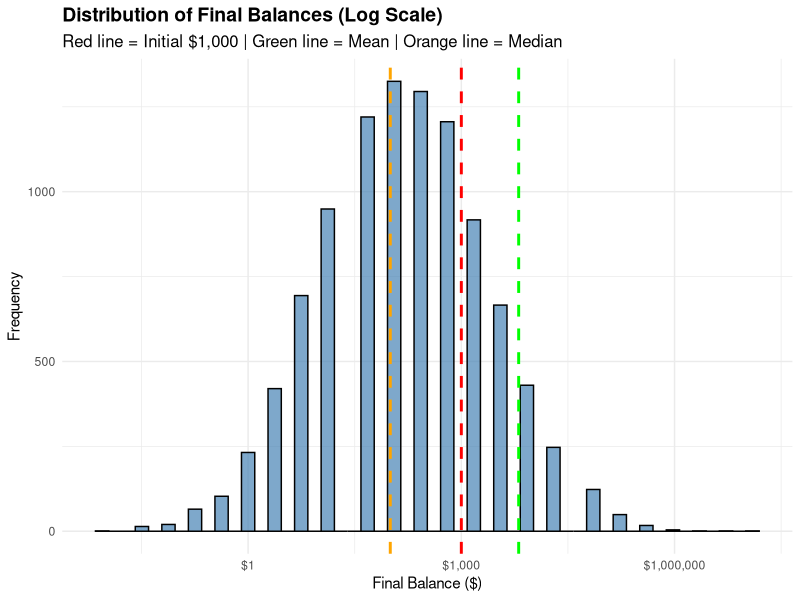
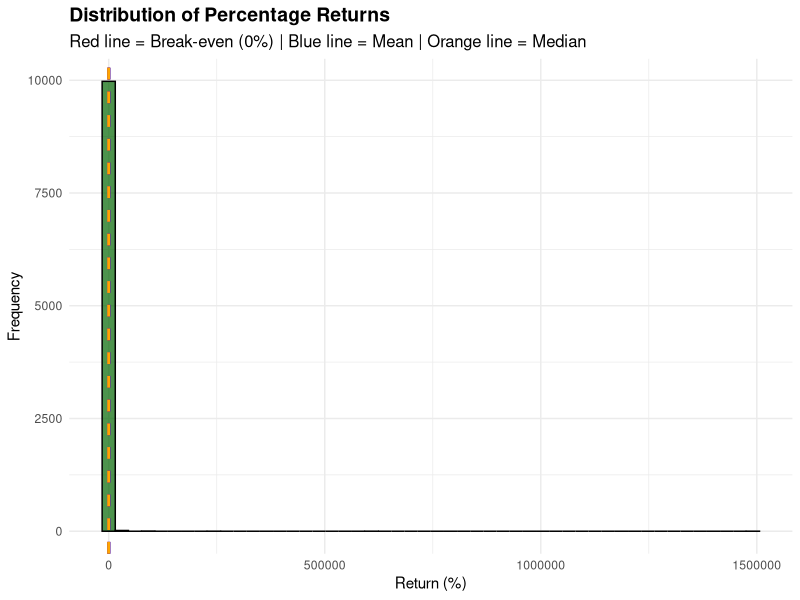
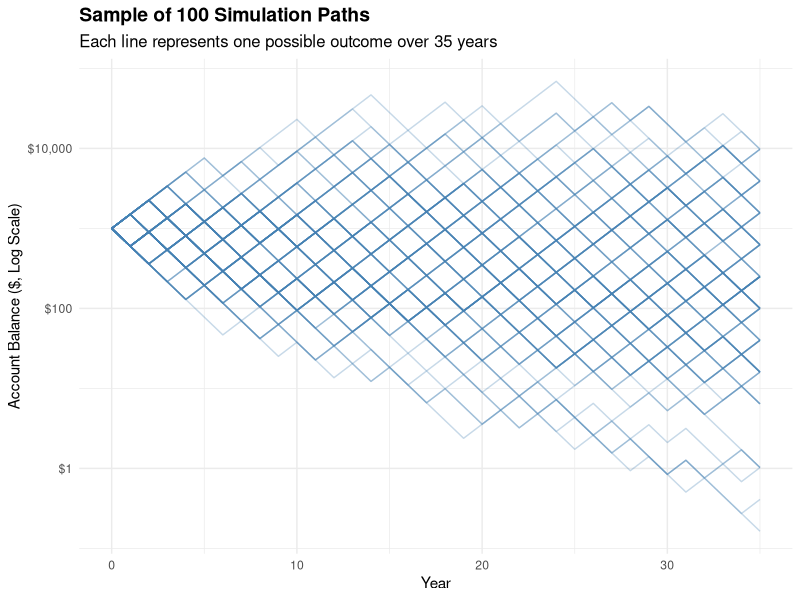

These figures' R source, in order:
## ---- chunk 1
#| label: complete-simulation

# Load required libraries
library(dplyr)
library(ggplot2)
library(purrr)
library(tibble)
library(scales)

# Set global options
knitr::opts_chunk$set(
  echo = TRUE,
  warning = FALSE,
  message = FALSE,
  fig.width = 10,
  fig.height = 6
)

# Game parameters
initial_balance <- 1000
heads_multiplier <- 1.5  # +50%
tails_multiplier <- 0.6  # -40%
years_to_retirement <- 35  # Assuming starting at age 20
num_simulations <- 10000

# Function to simulate a single game
simulate_game <- function(initial_balance, years, heads_mult, tails_mult) {
  balance <- initial_balance
  
  # Track the balance over time for this simulation
  balance_history <- numeric(years + 1)
  balance_history[1] <- balance
  
  for (year in 1:years) {
    # Flip coin (0 = tails, 1 = heads)
    coin_flip <- rbinom(1, 1, 0.5)
    
    if (coin_flip == 1) {
      # Heads: increase by 50%
      balance <- balance * heads_mult
    } else {
      # Tails: decrease by 40%
      balance <- balance * tails_mult
    }
    
    balance_history[year + 1] <- balance
  }
  
  return(list(
    final_balance = balance,
    balance_history = balance_history
  ))
}

# Run many simulations
set.seed(123)  # For reproducibility

# Run simulations
simulation_results <- map(1:num_simulations, function(i) {
  simulate_game(initial_balance, years_to_retirement, heads_multiplier, tails_multiplier)
})

# Extract final balances
final_balances <- map_dbl(simulation_results, ~ .x$final_balance)

# Create results dataframe
results_df <- tibble(
  simulation = 1:num_simulations,
  final_balance = final_balances,
  return_pct = (final_balances / initial_balance - 1) * 100
)

# Summary statistics
summary_stats <- results_df %>%
  summarise(
    mean_balance = mean(final_balance),
    median_balance = median(final_balance),
    min_balance = min(final_balance),
    max_balance = max(final_balance),
    mean_return = mean(return_pct),
    median_return = median(return_pct),
    prob_positive = mean(return_pct > 0),
    prob_break_even = mean(final_balance >= initial_balance)
  )

# Mathematical analysis
expected_annual_return <- 0.5 * 1.5 + 0.5 * 0.6  # 0.5 * 1.5 + 0.5 * 0.6 = 1.05
expected_total_return <- expected_annual_return^years_to_retirement
expected_final_balance <- initial_balance * expected_total_return

# Volatility analysis
volatility_stats <- results_df %>%
  summarise(
    std_dev = sd(return_pct),
    q25 = quantile(return_pct, 0.25),
    q75 = quantile(return_pct, 0.75),
    q90 = quantile(return_pct, 0.90),
    q95 = quantile(return_pct, 0.95),
    q99 = quantile(return_pct, 0.99)
  )

# Print results
cat("=== GAME PARAMETERS ===")
cat("\nInitial Balance: $", format(initial_balance, big.mark = ","))
cat("\nHeads: +50% (multiplier =", heads_multiplier, ")")
cat("\nTails: -40% (multiplier =", tails_multiplier, ")")
cat("\nYears to retirement:", years_to_retirement)
cat("\nNumber of simulations:", format(num_simulations, big.mark = ","))

cat("\n\n=== SIMULATION RESULTS ===")
cat("\nMean final balance: $", format(round(summary_stats$mean_balance, 2), big.mark = ","))
cat("\nMedian final balance: $", format(round(summary_stats$median_balance, 2), big.mark = ","))
cat("\nMin final balance: $", format(round(summary_stats$min_balance, 2), big.mark = ","))
cat("\nMax final balance: $", format(round(summary_stats$max_balance, 2), big.mark = ","))
cat("\nMean return: ", round(summary_stats$mean_return, 1), "%")
cat("\nMedian return: ", round(summary_stats$median_return, 1), "%")
cat("\nProbability of positive return: ", round(summary_stats$prob_positive * 100, 1), "%")
cat("\nProbability of breaking even or better: ", round(summary_stats$prob_break_even * 100, 1), "%")

cat("\n\n=== MATHEMATICAL ANALYSIS ===")
cat("\nExpected annual multiplier:", round(expected_annual_return, 4))
cat("\nExpected total multiplier over", years_to_retirement, "years:", round(expected_total_return, 2))
cat("\nExpected final balance: $", format(round(expected_final_balance, 2), big.mark = ","))
cat("\nExpected return: ", round((expected_final_balance / initial_balance - 1) * 100, 1), "%")

cat("\n\n=== VOLATILITY ANALYSIS ===")
cat("\nStandard deviation of returns:", round(volatility_stats$std_dev, 1), "%")
cat("\n25th percentile:", round(volatility_stats$q25, 1), "%")
cat("\n75th percentile:", round(volatility_stats$q75, 1), "%")
cat("\n90th percentile:", round(volatility_stats$q90, 1), "%")
cat("\n95th percentile:", round(volatility_stats$q95, 1), "%")
cat("\n99th percentile:", round(volatility_stats$q99, 1), "%")
## ---- chunk 2
#| label: visualizations

# Distribution of Final Balances
p1 <- ggplot(results_df, aes(x = final_balance)) +
  geom_histogram(bins = 50, fill = "steelblue", alpha = 0.7, color = "black") +
  geom_vline(xintercept = initial_balance, color = "red", linetype = "dashed", size = 1) +
  geom_vline(xintercept = summary_stats$mean_balance, color = "green", linetype = "dashed", size = 1) +
  geom_vline(xintercept = summary_stats$median_balance, color = "orange", linetype = "dashed", size = 1) +
  scale_x_continuous(labels = dollar_format(), trans = "log10") +
  labs(
    title = "Distribution of Final Balances (Log Scale)",
    subtitle = "Red line = Initial $1,000 | Green line = Mean | Orange line = Median",
    x = "Final Balance ($)",
    y = "Frequency"
  ) +
  theme_minimal() +
  theme(
    plot.title = element_text(size = 14, face = "bold"),
    plot.subtitle = element_text(size = 12)
  )

# Distribution of Returns
p2 <- ggplot(results_df, aes(x = return_pct)) +
  geom_histogram(bins = 50, fill = "darkgreen", alpha = 0.7, color = "black") +
  geom_vline(xintercept = 0, color = "red", linetype = "dashed", size = 1) +
  geom_vline(xintercept = summary_stats$mean_return, color = "blue", linetype = "dashed", size = 1) +
  geom_vline(xintercept = summary_stats$median_return, color = "orange", linetype = "dashed", size = 1) +
  labs(
    title = "Distribution of Percentage Returns",
    subtitle = "Red line = Break-even (0%) | Blue line = Mean | Orange line = Median",
    x = "Return (%)",
    y = "Frequency"
  ) +
  theme_minimal() +
  theme(
    plot.title = element_text(size = 14, face = "bold"),
    plot.subtitle = element_text(size = 12)
  )

# Sample Paths Over Time
sample_indices <- sample(1:num_simulations, 100)
sample_histories <- map(sample_indices, ~ simulation_results[[.x]]$balance_history)

years <- 0:years_to_retirement
path_data <- map_dfr(1:length(sample_histories), function(i) {
  tibble(
    simulation = i,
    year = years,
    balance = sample_histories[[i]]
  )
})

p3 <- ggplot(path_data, aes(x = year, y = balance, group = simulation)) +
  geom_line(alpha = 0.3, color = "steelblue") +
  scale_y_continuous(labels = dollar_format(), trans = "log10") +
  labs(
    title = "Sample of 100 Simulation Paths",
    subtitle = "Each line represents one possible outcome over 35 years",
    x = "Year",
    y = "Account Balance ($, Log Scale)"
  ) +
  theme_minimal() +
  theme(
    plot.title = element_text(size = 14, face = "bold"),
    plot.subtitle = element_text(size = 12)
  )

# Display plots
print(p1)
print(p2)
print(p3)
